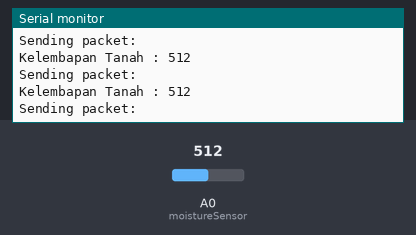
A sketch run on a simulated Arduino Uno, built with avr-gcc and run on an emulated ATmega328P. Shown: the last lines printed to the serial monitor. The test bench sets the inputs (shaded band); at power-on: A0 (moistureSensor) = 512. No radio packets arrive unless stated.

Above: at 1.2 s.
1.3 s: A0 (moistureSensor) set to 105
At 1.8 s:
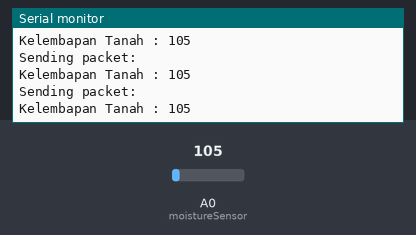
4.3 s: A0 (moistureSensor) set to 91
At 4.8 s:
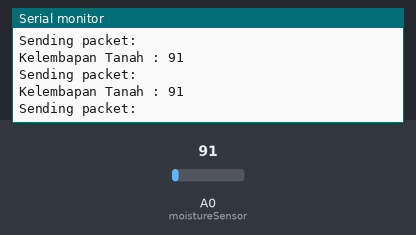
11.8 s: A0 (moistureSensor) set to 8
At 12.3 s:
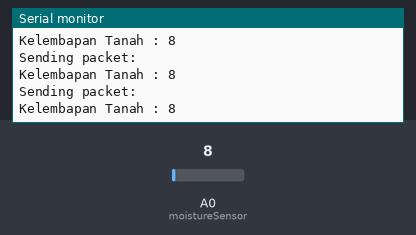
13.3 s: A0 (moistureSensor) set to 11
At 13.8 s:
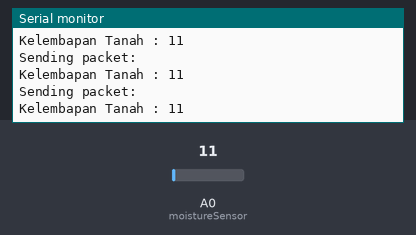
Timing chart, 0 to 15.8 s (numbered marks = the images above; inputs shaded):
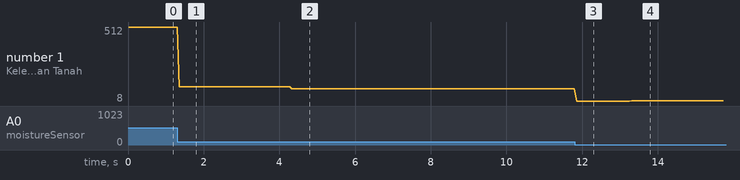

The sketch:

Soil_Node.ino
```cpp
#include <SPI.h>
#include <LoRa.h>

#define moistureSensor A0

#define CS 10
#define RESET 9
#define DIO0 2

int moist;
int limit = 500;
String header = "X";

void setup()
{
  Serial.begin (9600);

  pinMode (moistureSensor, INPUT);

  LoRa.setPins (CS, RESET, DIO0);
  if (!LoRa.begin(433E6))
  {
    Serial.println("Starting LoRa failed!");
    while (1);
  }
}

void loop()
{
  moist = analogRead (moistureSensor);
  Serial.print ("Kelembapan Tanah : ");
  Serial.println (moist);

  while (LoRa.beginPacket() == 0)
  {
    Serial.print("waiting for radio ... ");
    delay(100);
  }

  Serial.println("Sending packet: ");

  LoRa.beginPacket();
  LoRa.print (header);
  LoRa.print ("#");
  LoRa.print (moist);
  LoRa.print ("#");
  LoRa.endPacket();
}
```

Measured:
- the behaviour switches between 100 and 99 on A0 (moistureSensor) (found by bisection; images 1 and 2)
- after the input at 1.3 s, the serial monitor: prints a new line after 0.06 s (image 1)
- after the input at 4.3 s, the serial monitor: prints a new line at once (image 2)
- after the input at 11.8 s, the serial monitor: prints a new line after 0.05 s (image 3)
- after the input at 13.3 s, the serial monitor: prints a new line at once (image 4)
- plotted number 1: 512 → 105 after the input at 1.3 s, 105 → 91 after the input at 4.3 s, 91 → 8 after the input at 11.8 s, 8 → 11 after the input at 13.3 s
